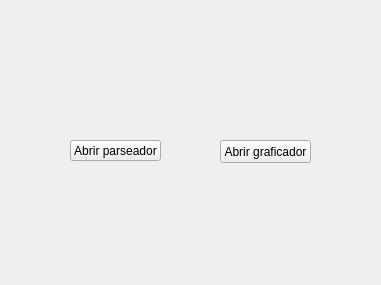
<?xml version="1.0" encoding="UTF-8"?>
<ui version="4.0">
 <class>Menu</class>
 <widget class="QMainWindow" name="Menu">
  <property name="geometry">
   <rect>
    <x>0</x>
    <y>0</y>
    <width>381</width>
    <height>285</height>
   </rect>
  </property>
  <property name="windowTitle">
   <string>Menu</string>
  </property>
  <widget class="QWidget" name="centralwidget">
   <widget class="QPushButton" name="bot_abrir_parseador">
    <property name="geometry">
     <rect>
      <x>70</x>
      <y>140</y>
      <width>91</width>
      <height>21</height>
     </rect>
    </property>
    <property name="text">
     <string>Abrir parseador</string>
    </property>
   </widget>
   <widget class="QPushButton" name="bot_abrir_graficador">
    <property name="geometry">
     <rect>
      <x>220</x>
      <y>140</y>
      <width>91</width>
      <height>23</height>
     </rect>
    </property>
    <property name="text">
     <string>Abrir graficador</string>
    </property>
   </widget>
  </widget>
 </widget>
 <resources/>
 <connections>
  <connection>
   <sender>bot_abrir_parseador</sender>
   <signal>clicked()</signal>
   <receiver>Menu</receiver>
   <slot>update()</slot>
   <hints>
    <hint type="sourcelabel">
     <x>136</x>
     <y>146</y>
    </hint>
    <hint type="destinationlabel">
     <x>164</x>
     <y>206</y>
    </hint>
   </hints>
  </connection>
  <connection>
   <sender>bot_abrir_graficador</sender>
   <signal>clicked()</signal>
   <receiver>Menu</receiver>
   <slot>update()</slot>
   <hints>
    <hint type="sourcelabel">
     <x>282</x>
     <y>152</y>
    </hint>
    <hint type="destinationlabel">
     <x>281</x>
     <y>197</y>
    </hint>
   </hints>
  </connection>
 </connections>
</ui>
